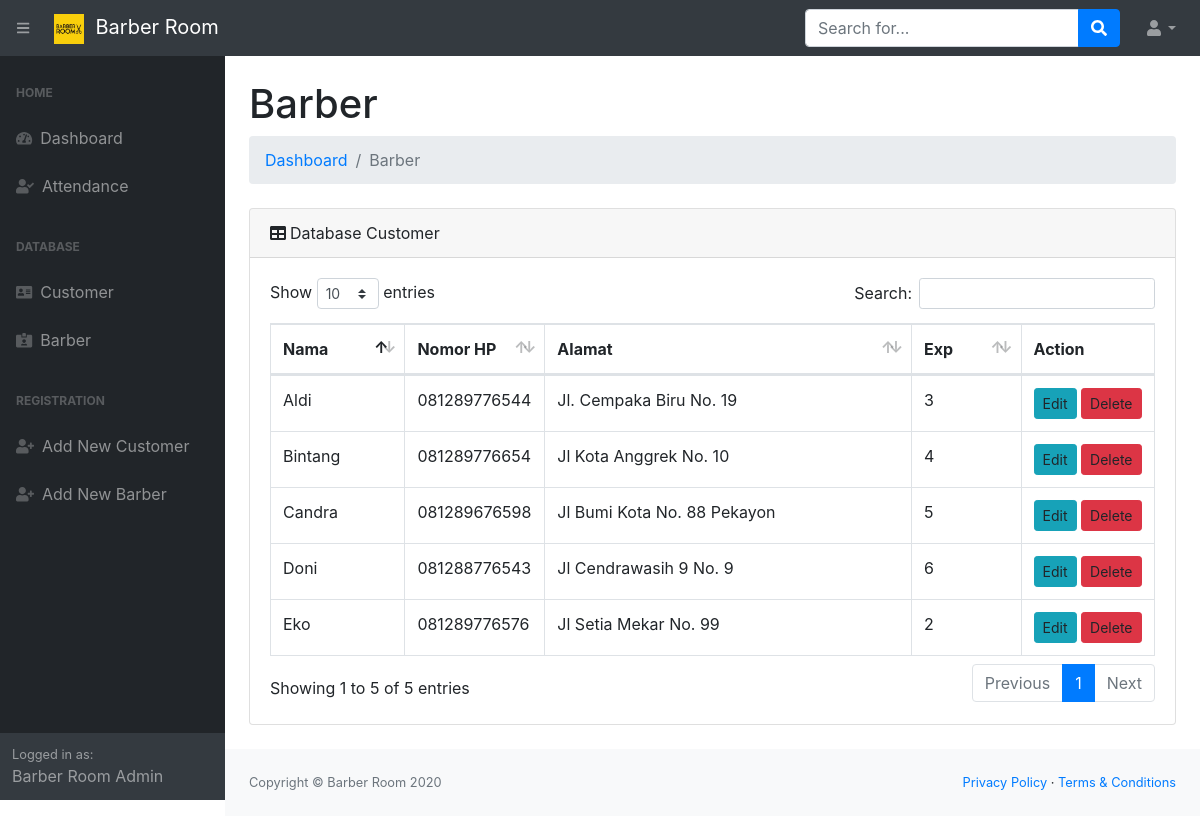
Page /barber.php on the earlier database version.
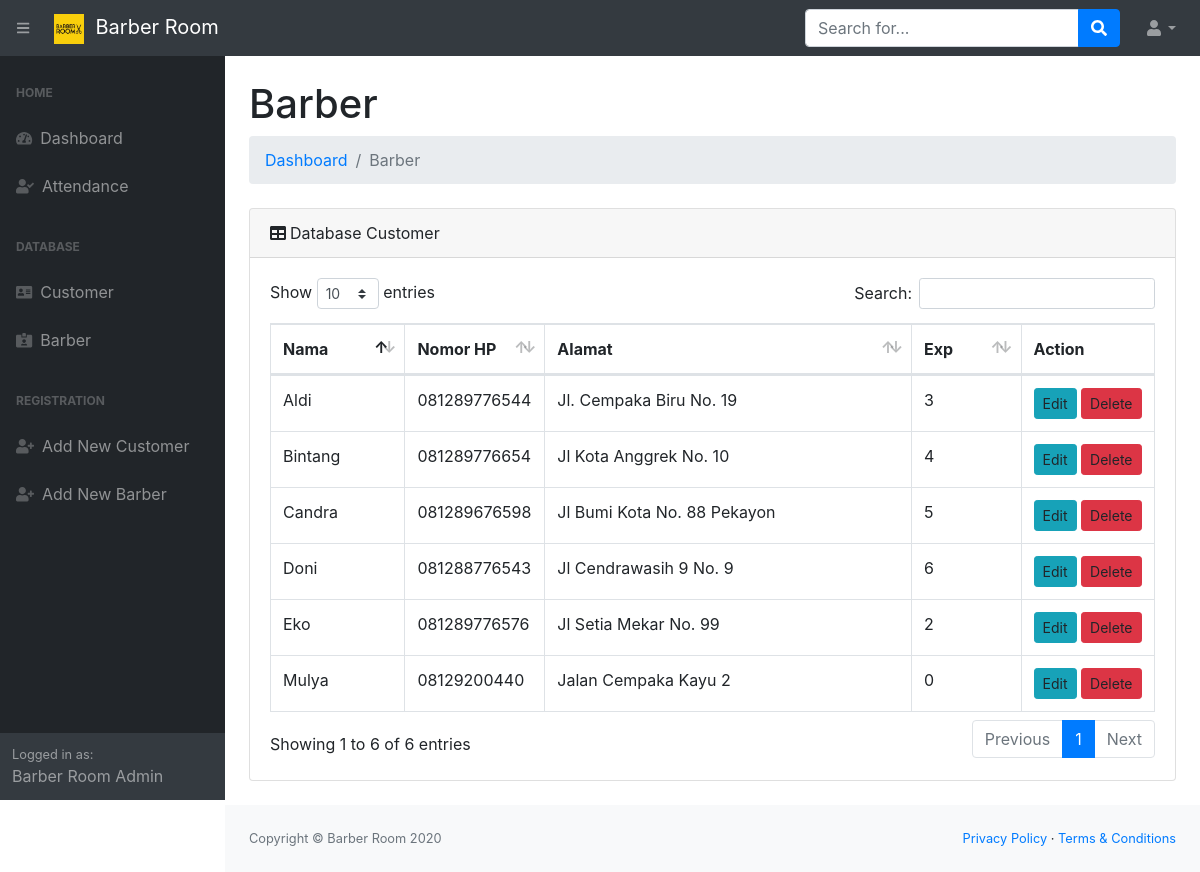
Same page on the later database version.
### tables this page shows
CREATE TABLE `barber` (
  `id` int(11) NOT NULL,
  `nama` text NOT NULL,
  `no_telp` varchar(15) NOT NULL,
  `alamat` varchar(100) NOT NULL,
  `exp` int(11) NOT NULL
);

### functions.php (called while the page is built)
<?php
$conn = mysqli_connect('localhost', 'root', '', 'db_barberroom');
function query($query)
{
    global $conn;
    $result = mysqli_query($conn, $query);
    $rows = [];
    while ($row = mysqli_fetch_assoc($result)) {
        $rows[] = $row;
    }
    return $rows;
}
?>

### barber.php (the view, shortened to what the changed rows need)
<?php
require 'functions.php';
$barber = query("SELECT * FROM barber");
?>
<!DOCTYPE html>
<html lang="en">
<head>
    <link href="css/styles-admin.css" rel="stylesheet" />
    <link href="css/dataTables.bootstrap4.min.css" rel="stylesheet" />
</head>
<body class="sb-nav-fixed">
    <div id="layoutSidenav">
        <div id="layoutSidenav_content">
            <main>
                <div class="container-fluid">
                    <h1 class="mt-4">Barber</h1>
                    <div class="card mb-4">
                        <div class="card-body">
                            <div class="table-responsive">
                                <table class="table table-bordered" id="dataTable" width="100%" cellspacing="0">
                                    <thead>
                                        <tr>
                                            <th>Nama</th>
                                            <th>Nomor HP</th>
                                            <th>Alamat</th>
                                            <th>Exp</th>
                                            <th>Action</th>
                                        </tr>
                                    </thead>
                                    <tbody>
                                        <?php foreach ($barber as $data) : ?>
                                            <tr>
                                                <td><?= $data['nama']; ?></td>
                                                <td><?= $data['no_telp']; ?></td>
                                                <td><?= $data['alamat']; ?></td>
                                                <td><?= $data['exp']; ?></td>
                                                <td>
                                                    <a class="btn btn-info btn-sm" id="editBarber" data-toggle="modal" data-target="#modalEdit" data-id="<?= $data['id']; ?>" data-nama="<?= $data['nama']; ?>" data-notelp="<?= $data['no_telp']; ?>" data-alamat="<?= $data['alamat']; ?>" data-exp="<?= $data['exp']; ?>">Edit</a>
                                                    <a class="btn btn-danger btn-sm">Delete</a>
                                                </td>
                                            </tr>
                                        <?php endforeach; ?>
                                    </tbody>
                                </table>
                            </div>
                        </div>
                    </div>
                </div>
            </main>
        </div>
    </div>
</body>
</html>

Differences in the rows shown:
added barber: nama "Mulya", no_telp "08129200440", alamat "Jalan Cempaka Kayu 2", exp "0"
Other differences:
text written by a page script: "Show entries Search: Showing 1 to 5 of 5 entries Previous 1 Next" → "Show entries Search: Showing 1 to 6 of 6 entries Previous 1 Next"
